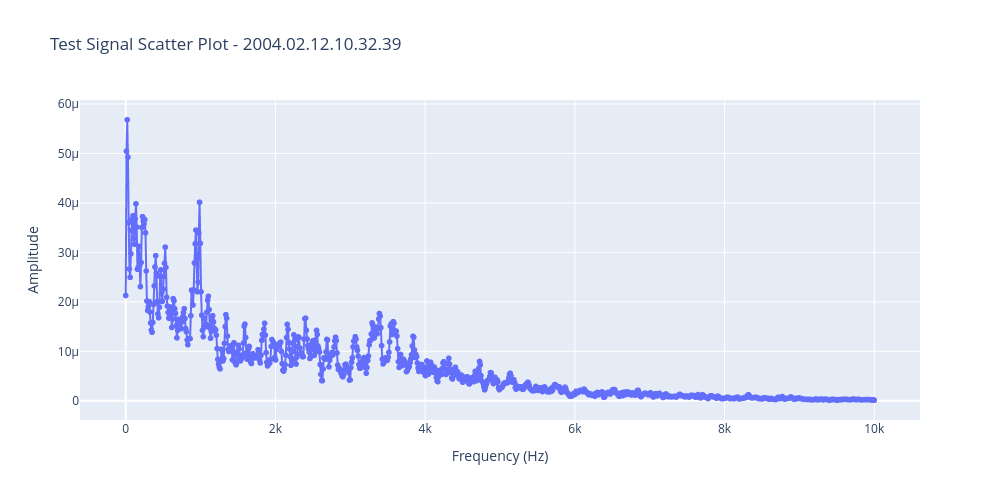
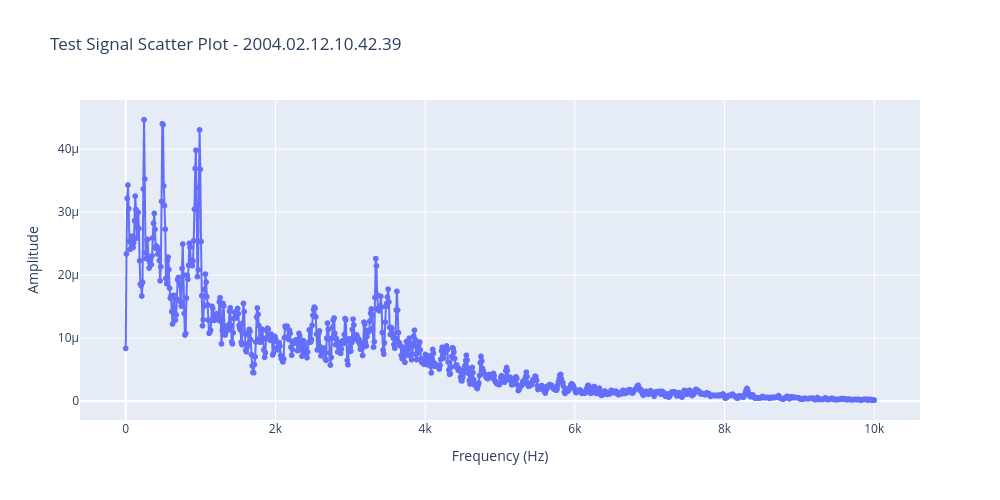
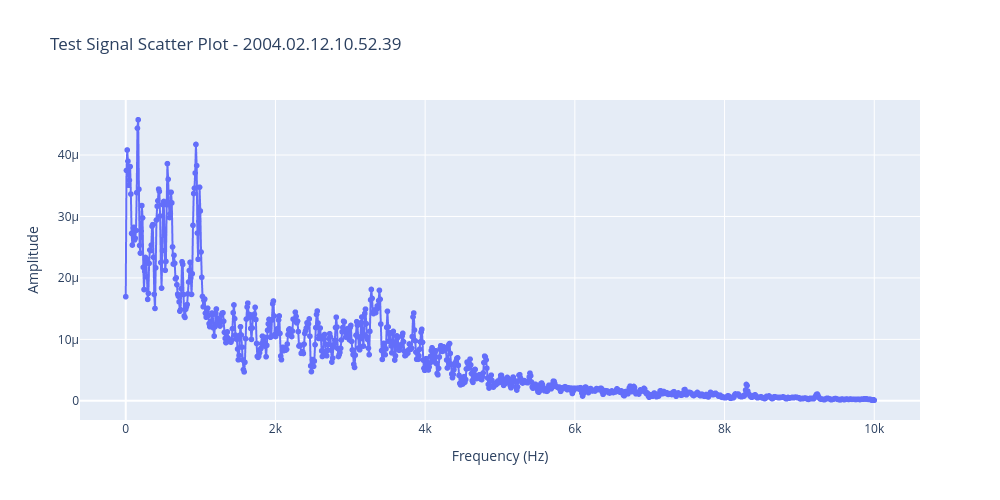
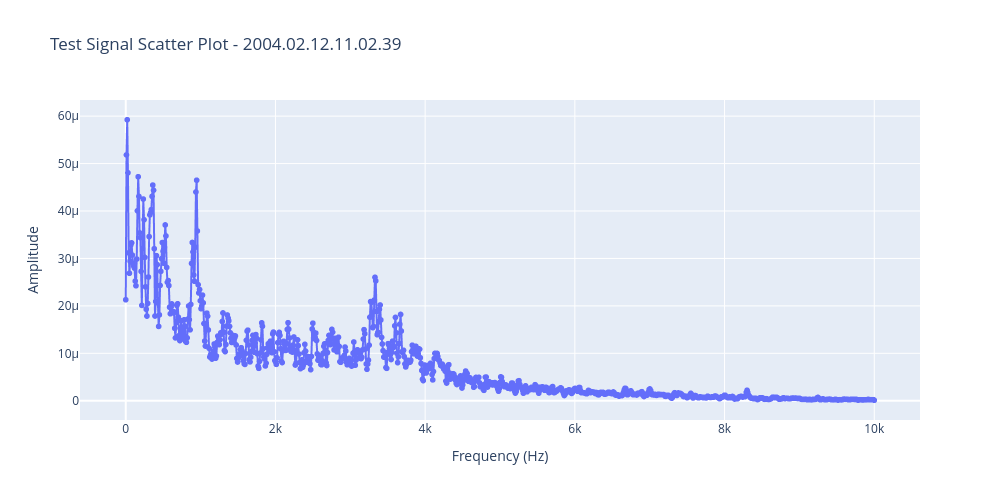

Here is the notebook cell these charts were saved with, in order:
### Code cell
processed_signals = []
for test_df in df_list_per_test['2nd_test'][:4]:
    file_name = test_df['file_name'][0]
    y = test_df['channel_1'].to_numpy()
    x = test_df['measurement_time_in_seconds'].to_numpy()
    signal = Signal(x=x, y=y)
    processed_signal = process_signal(signal=signal, steps=SIGNAL_PROCESSING_STEPS)
    fig = px.line(x=processed_signal.x,
                  y=processed_signal.y,
                  markers=True,
                  title=f'Test Signal Scatter Plot - {file_name}',
                  labels={'x': 'Frequency (Hz)', 'y': 'Amplitude'},
                  width=1000,
                  height=500
    )
    fig.show();

### Figure 1 — Plotly figure (JSON) as saved in the notebook; plotly's stock layout.template omitted (floating-point values rounded to 4 significant figures; data arrays with more than 128 entries replaced by an {"elided": "..."} marker saying what was removed)
{"data": [{"hovertemplate": "Frequency (Hz)=%{x}<br>Amplitude=%{y}<extra></extra>", "legendgroup": "", "line": {"color": "#636efa", "dash": "solid"}, "marker": {"symbol": "circle"}, "mode": "lines+markers", "name": "", "showlegend": false, "type": "scattergl", "x": {"elided": "1025 float values"}, "xaxis": "x", "y": {"elided": "1025 float values"}, "yaxis": "y"}], "layout": {"height": 500, "legend": {"tracegroupgap": 0}, "title": {"text": "Test Signal Scatter Plot - 2004.02.12.10.32.39"}, "width": 1000, "xaxis": {"anchor": "y", "domain": [0, 1], "title": {"text": "Frequency (Hz)"}}, "yaxis": {"anchor": "x", "domain": [0, 1], "title": {"text": "Amplitude"}}}}

### Figure 2 — Plotly figure (JSON) as saved in the notebook; plotly's stock layout.template omitted (floating-point values rounded to 4 significant figures; data arrays with more than 128 entries replaced by an {"elided": "..."} marker saying what was removed)
{"data": [{"hovertemplate": "Frequency (Hz)=%{x}<br>Amplitude=%{y}<extra></extra>", "legendgroup": "", "line": {"color": "#636efa", "dash": "solid"}, "marker": {"symbol": "circle"}, "mode": "lines+markers", "name": "", "showlegend": false, "type": "scattergl", "x": {"elided": "1025 float values"}, "xaxis": "x", "y": {"elided": "1025 float values"}, "yaxis": "y"}], "layout": {"height": 500, "legend": {"tracegroupgap": 0}, "title": {"text": "Test Signal Scatter Plot - 2004.02.12.10.42.39"}, "width": 1000, "xaxis": {"anchor": "y", "domain": [0, 1], "title": {"text": "Frequency (Hz)"}}, "yaxis": {"anchor": "x", "domain": [0, 1], "title": {"text": "Amplitude"}}}}

### Figure 3 — Plotly figure (JSON) as saved in the notebook; plotly's stock layout.template omitted (floating-point values rounded to 4 significant figures; data arrays with more than 128 entries replaced by an {"elided": "..."} marker saying what was removed)
{"data": [{"hovertemplate": "Frequency (Hz)=%{x}<br>Amplitude=%{y}<extra></extra>", "legendgroup": "", "line": {"color": "#636efa", "dash": "solid"}, "marker": {"symbol": "circle"}, "mode": "lines+markers", "name": "", "showlegend": false, "type": "scattergl", "x": {"elided": "1025 float values"}, "xaxis": "x", "y": {"elided": "1025 float values"}, "yaxis": "y"}], "layout": {"height": 500, "legend": {"tracegroupgap": 0}, "title": {"text": "Test Signal Scatter Plot - 2004.02.12.10.52.39"}, "width": 1000, "xaxis": {"anchor": "y", "domain": [0, 1], "title": {"text": "Frequency (Hz)"}}, "yaxis": {"anchor": "x", "domain": [0, 1], "title": {"text": "Amplitude"}}}}

### Figure 4 — Plotly figure (JSON) as saved in the notebook; plotly's stock layout.template omitted (floating-point values rounded to 4 significant figures; data arrays with more than 128 entries replaced by an {"elided": "..."} marker saying what was removed)
{"data": [{"hovertemplate": "Frequency (Hz)=%{x}<br>Amplitude=%{y}<extra></extra>", "legendgroup": "", "line": {"color": "#636efa", "dash": "solid"}, "marker": {"symbol": "circle"}, "mode": "lines+markers", "name": "", "showlegend": false, "type": "scattergl", "x": {"elided": "1025 float values"}, "xaxis": "x", "y": {"elided": "1025 float values"}, "yaxis": "y"}], "layout": {"height": 500, "legend": {"tracegroupgap": 0}, "title": {"text": "Test Signal Scatter Plot - 2004.02.12.11.02.39"}, "width": 1000, "xaxis": {"anchor": "y", "domain": [0, 1], "title": {"text": "Frequency (Hz)"}}, "yaxis": {"anchor": "x", "domain": [0, 1], "title": {"text": "Amplitude"}}}}
